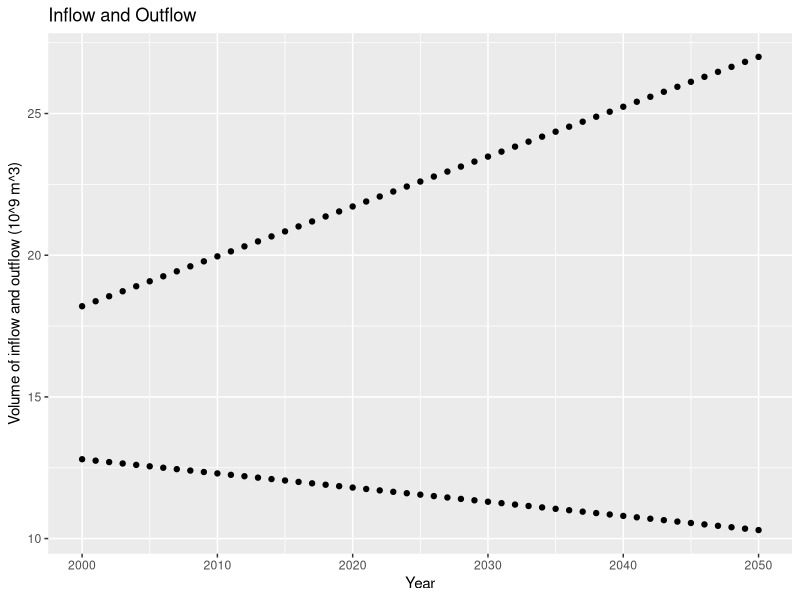
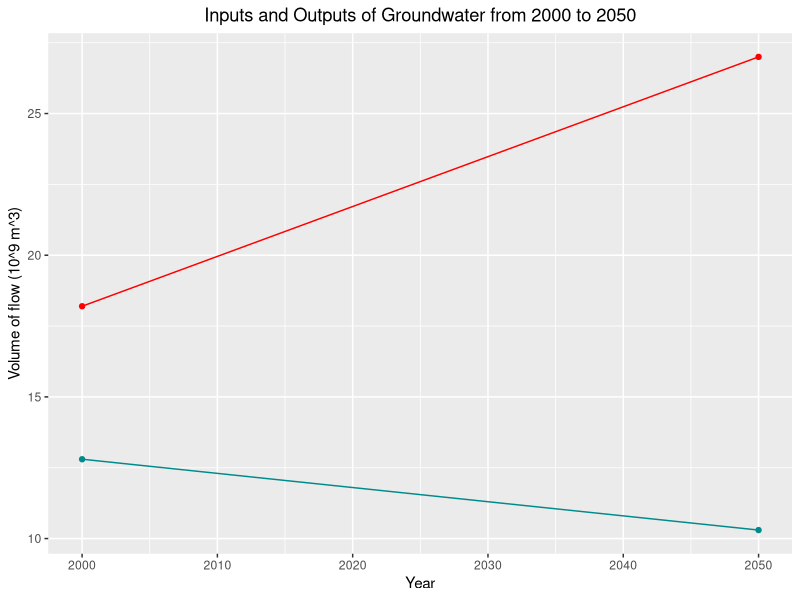
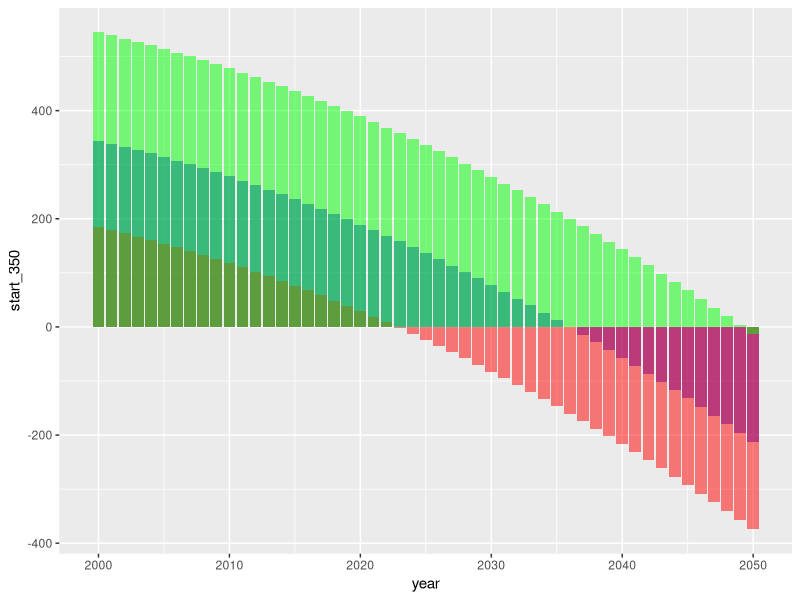
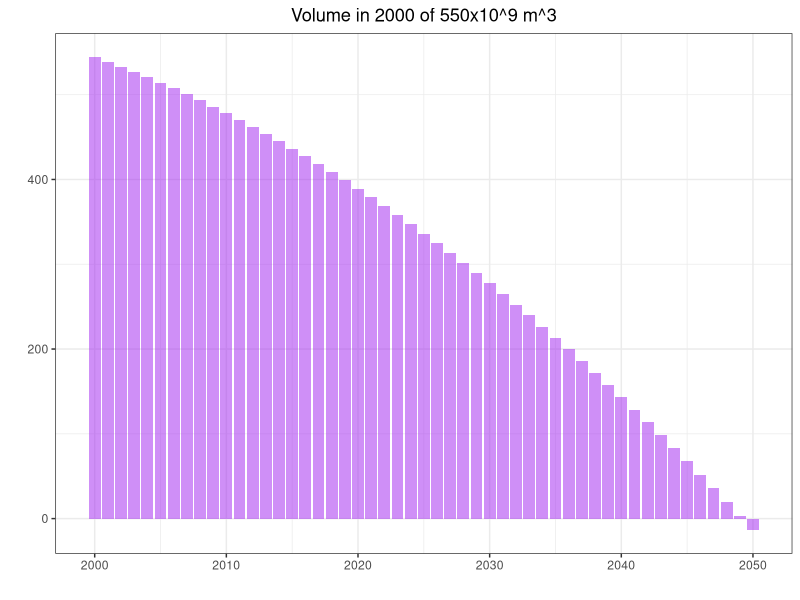
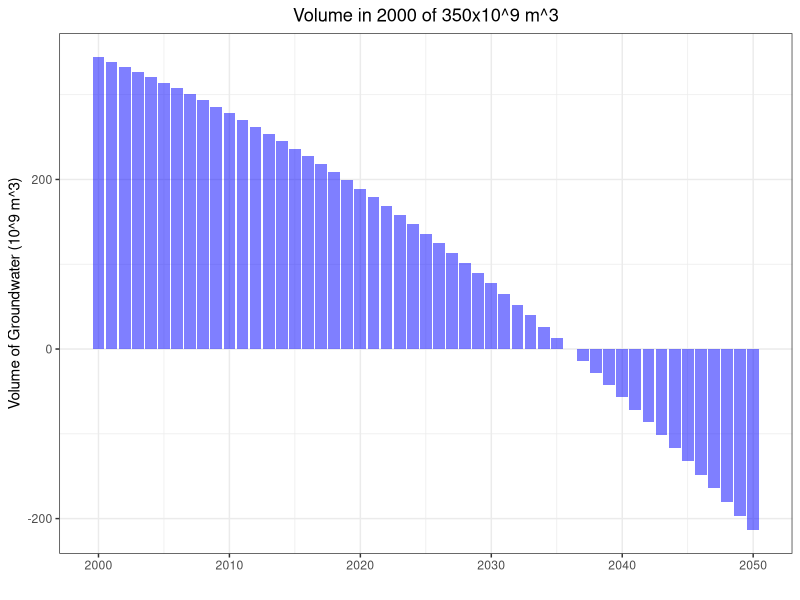
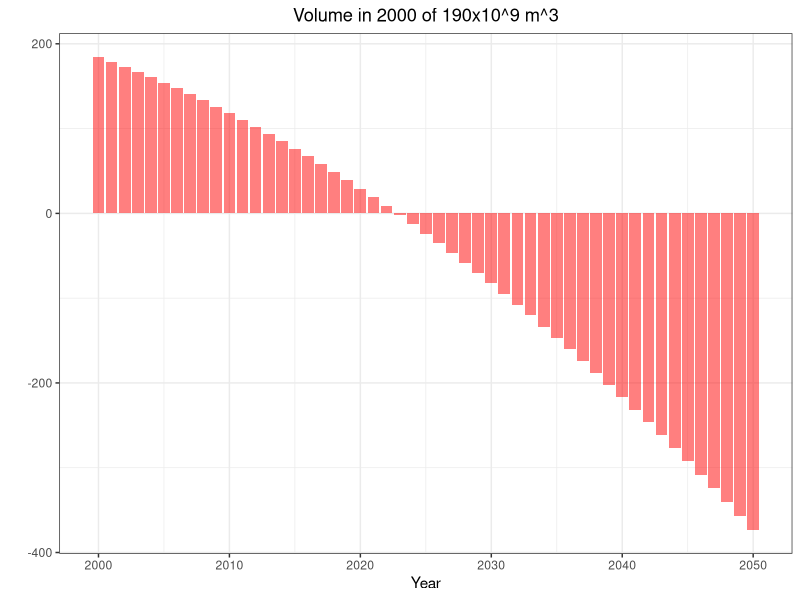

Source code (R) for these figures, in order: (Note: this script raises an error after producing the figures.)
## ---- chunk 1
knitr::opts_chunk$set(echo = TRUE)
library(tidyverse)
library(here)
library(lubridate)
## ---- chunk 2
in_out_data <- read_csv(here("inflow_outflow.csv"))
## ---- chunk 3
ggplot(data = in_out_data, aes(x=year, y =inflow)) + geom_point()+
  geom_point(aes(x= year, y = outflow)) +
  labs(x = "Year", y = "Volume of inflow and outflow (10^9 m^3)",
       title = "Inflow and Outflow")
## ---- chunk 4
inflow <- in_out_data %>% 
  filter(year %in% c("2000","2050")) %>%
  select(inflow, year)
  
outflow <- in_out_data %>% 
  filter(year %in% c("2000", "2050")) %>%
  select(outflow, year)

ggplot(data = inflow, aes(x= year, y = inflow )) + geom_line(color = "cyan4")+
  geom_point(color = "cyan4")+
  geom_line(data = outflow, aes(x=year, y = outflow), color = "red")+
  geom_point(data=outflow, aes(x=year, y = outflow), color = "red")+
  labs(x = "Year", y = "Volume of flow (10^9 m^3)",
       title = "Inputs and Outputs of Groundwater from 2000 to 2050")+
  theme(plot.title = element_text(hjust = 0.5))

## ---- chunk 5
ggplot(data = in_out_data, aes(x = year, y = start_350)) + geom_col(fill="blue", alpha = 0.5)+
  geom_col(data = in_out_data, aes(x=year, y = start_190), fill = "red",
           alpha = 0.5)+
  geom_col(data = in_out_data, aes(x=year, y = start_550), fill = "green",
           alpha = 0.5)
## ---- chunk 6

one <- ggplot(data = in_out_data, aes(x = year, y = start_350)) + geom_col(fill="blue")
two <- ggplot(data = in_out_data, aes(x = year, y = start_190)) + geom_col(fill="red")
three <- ggplot(data = in_out_data, aes(x = year, y = start_550)) + geom_col(fill="green")

## ---- chunk 7

ggplot(data = in_out_data, aes(x = year, y = start_550)) + geom_col(fill="purple", alpha = 0.5)+
  labs(x = "", y = "",
       title = "Volume in 2000 of 550x10^9 m^3")+
  theme_bw() +
  theme(plot.title = element_text(hjust=0.5))
  
## ---- chunk 8
ggplot(data = in_out_data, aes(x = year, y = start_350)) + geom_col(fill="blue", alpha = 0.5)+
  labs(x = "", y = "Volume of Groundwater (10^9 m^3)",
       title = "Volume in 2000 of 350x10^9 m^3")+
  theme_bw() +
  theme(plot.title = element_text(hjust=0.5))

## ---- chunk 9
ggplot(data = in_out_data, aes(x = year, y = start_190)) + geom_col(fill="red", alpha = 0.5)+
  labs(x = "Year", y = "",
       title = "Volume in 2000 of 190x10^9 m^3")+
  theme_bw() +
  theme(plot.title = element_text(hjust=0.5))

## ---- chunk 10
outflow_slope <- read_csv("outflow slope 0.173.csv")

as.date(outflow_slope$year)


class(outflow_slope$year)

start_350 <- outflow_slope %>% 
  select(year_new, "starting with 350")
## ---- chunk 11
ggplot(data=start_350, aes(x=year_new, y ="starting with 350")) + geom_col()
